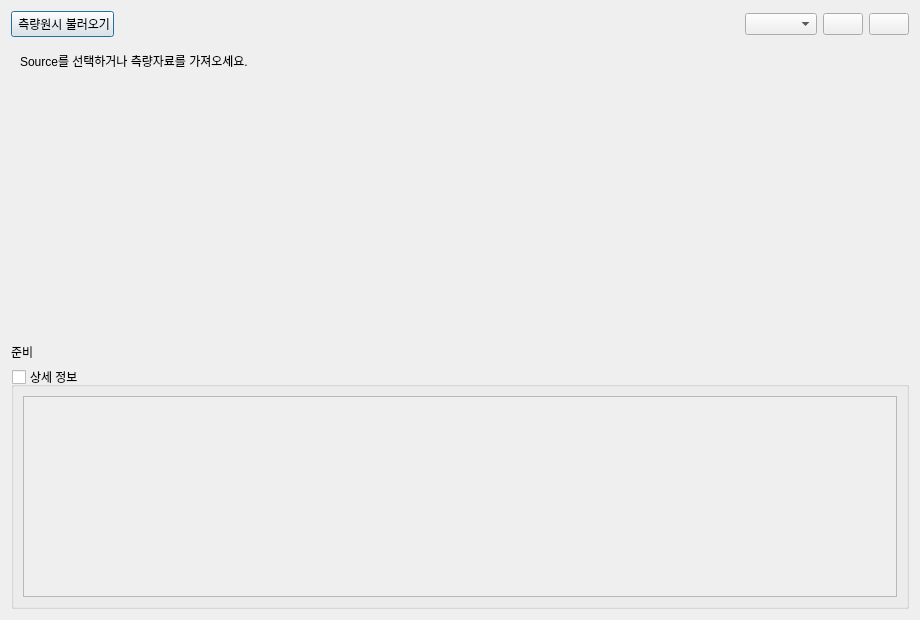
<?xml version="1.0" encoding="UTF-8"?>
<ui version="4.0">
 <class>SurveyMainPopup</class>
 <widget class="QDialog" name="SurveyMainPopup">
  <property name="geometry">
   <rect>
    <x>0</x>
    <y>0</y>
    <width>920</width>
    <height>620</height>
   </rect>
  </property>
  <property name="minimumSize">
   <size>
    <width>920</width>
    <height>620</height>
   </size>
  </property>
  <property name="windowTitle">
   <string>GeoFlow Survey</string>
  </property>
  <layout class="QVBoxLayout" name="verticalLayout">
   <item>
    <layout class="QHBoxLayout" name="headerLayout">
     <item>
      <widget class="QPushButton" name="importButton">
       <property name="text">
        <string> 측량원시 불러오기</string>
       </property>
       <property name="icon">
        <iconset resource="../../resources/tabler.qrc">
         <normaloff>:/geoflow/tabler/table-export.svg</normaloff>:/geoflow/tabler/table-export.svg</iconset>
       </property>
      </widget>
     </item>
     <item>
      <spacer name="headerSpacer">
       <property name="orientation">
        <enum>Qt::Orientation::Horizontal</enum>
       </property>
       <property name="sizeHint" stdset="0">
        <size>
         <width>40</width>
         <height>20</height>
        </size>
       </property>
      </spacer>
     </item>
     <item>
      <widget class="QComboBox" name="sourceCombo"/>
     </item>
     <item>
      <widget class="QPushButton" name="sourceRefreshButton">
       <property name="text">
        <string/>
       </property>
       <property name="icon">
        <iconset resource="../../resources/tabler.qrc">
         <normaloff>:/geoflow/tabler/refresh.svg</normaloff>:/geoflow/tabler/refresh.svg</iconset>
       </property>
      </widget>
     </item>
     <item>
      <widget class="QPushButton" name="sourceDeleteButton">
       <property name="toolTip">
        <string>서버 삭제 가능 여부를 먼저 확인한 뒤 삭제합니다.</string>
       </property>
       <property name="text">
        <string/>
       </property>
       <property name="icon">
        <iconset resource="../../resources/tabler.qrc">
         <normaloff>:/geoflow/tabler/trash.svg</normaloff>:/geoflow/tabler/trash.svg</iconset>
       </property>
      </widget>
     </item>
    </layout>
   </item>
   <item>
    <layout class="QHBoxLayout" name="bodyLayout">
     <item>
      <widget class="QStackedWidget" name="pages">
       <widget class="QWidget" name="homePage">
        <layout class="QVBoxLayout">
         <item>
          <widget class="QLabel" name="recentSourceLabel">
           <property name="text">
            <string>Source를 선택하거나 측량자료를 가져오세요.</string>
           </property>
           <property name="wordWrap">
            <bool>true</bool>
           </property>
          </widget>
         </item>
         <item>
          <spacer name="homeSpacer">
           <property name="orientation">
            <enum>Qt::Orientation::Vertical</enum>
           </property>
           <property name="sizeHint" stdset="0">
            <size>
             <width>20</width>
             <height>40</height>
            </size>
           </property>
          </spacer>
         </item>
        </layout>
       </widget>
       <widget class="QWidget" name="pointsPage">
        <layout class="QVBoxLayout">
         <item>
          <widget class="QTableWidget" name="pointsTable">
           <property name="selectionMode">
            <enum>QAbstractItemView::SelectionMode::ExtendedSelection</enum>
           </property>
           <property name="selectionBehavior">
            <enum>QAbstractItemView::SelectionBehavior::SelectRows</enum>
           </property>
          </widget>
         </item>
         <item>
          <layout class="QHBoxLayout">
           <item>
            <widget class="QPushButton" name="pointsRefreshButton">
             <property name="text">
              <string>측량점 새로고침</string>
             </property>
            </widget>
           </item>
          </layout>
         </item>
        </layout>
       </widget>
       <widget class="QWidget" name="mappingPage">
        <layout class="QVBoxLayout">
         <item>
          <widget class="QTabWidget" name="mappingTabs">
           <widget class="QWidget" name="normalizationTab">
            <attribute name="title">
             <string>코드 정규화</string>
            </attribute>
            <layout class="QVBoxLayout">
             <item>
              <widget class="QTableWidget" name="normalizationTable"/>
             </item>
             <item>
              <widget class="QPushButton" name="saveNormalizationButton">
               <property name="text">
                <string>정규화 설정 저장</string>
               </property>
              </widget>
             </item>
            </layout>
           </widget>
           <widget class="QWidget" name="facilityMappingTab">
            <attribute name="title">
             <string>코드/시설물 매핑</string>
            </attribute>
            <layout class="QVBoxLayout">
             <item>
              <widget class="QTableWidget" name="mappingTable"/>
             </item>
             <item>
              <layout class="QHBoxLayout">
               <item>
                <widget class="QPushButton" name="applyCodeButton">
                 <property name="text">
                  <string>같은 코드 전체 적용</string>
                 </property>
                </widget>
               </item>
               <item>
                <widget class="QPushButton" name="saveMappingButton">
                 <property name="text">
                  <string>매핑 추천 저장</string>
                 </property>
                </widget>
               </item>
              </layout>
             </item>
            </layout>
           </widget>
           <widget class="QWidget" name="storageCodeTab">
            <attribute name="title">
             <string>저장 코드</string>
            </attribute>
            <layout class="QVBoxLayout">
             <item>
              <widget class="QTableWidget" name="storageCodeTable"/>
             </item>
            </layout>
           </widget>
           <widget class="QWidget" name="depthCreateTab">
            <attribute name="title">
             <string>심도 생성 리스트</string>
            </attribute>
            <layout class="QVBoxLayout" name="depthCreateLayout"/>
           </widget>
          </widget>
         </item>
        </layout>
       </widget>
       <widget class="QWidget" name="featurePage">
        <layout class="QVBoxLayout">
         <item>
          <layout class="QHBoxLayout" name="creationModeLayout">
           <item>
            <widget class="QLabel" name="creationModeLabel">
             <property name="text">
              <string>생성방식</string>
             </property>
            </widget>
           </item>
           <item>
            <widget class="QComboBox" name="creationModeCombo">
             <property name="toolTip">
              <string>시설물 + 심도 동시 생성은 노출관로 측량 코드 L3에서만 사용할 수 있습니다.</string>
             </property>
            </widget>
           </item>
           <item>
            <spacer name="creationModeSpacer">
             <property name="orientation">
              <enum>Qt::Orientation::Horizontal</enum>
             </property>
             <property name="sizeHint" stdset="0">
              <size>
               <width>40</width>
               <height>20</height>
              </size>
             </property>
            </spacer>
           </item>
          </layout>
         </item>
         <item>
          <widget class="QLabel" name="featureNotice">
           <property name="text">
            <string>확정시설물과 생성상태를 확인한 뒤 선택 시설물을 생성합니다.</string>
           </property>
           <property name="wordWrap">
            <bool>true</bool>
           </property>
          </widget>
         </item>
         <item>
          <widget class="QTableWidget" name="featureTable"/>
         </item>
         <item>
          <layout class="QHBoxLayout">
           <item>
            <widget class="QPushButton" name="createOneButton">
             <property name="visible">
              <bool>false</bool>
             </property>
             <property name="toolTip">
              <string>보조 기능: 현재 한 행만 Dynamic Form 초안으로 생성합니다. 자동 저장·동기화하지 않습니다.</string>
             </property>
             <property name="text">
              <string>현재 행 시설물 생성</string>
             </property>
            </widget>
           </item>
           <item>
            <widget class="QPushButton" name="stopQueueButton">
             <property name="enabled">
              <bool>false</bool>
             </property>
             <property name="visible">
              <bool>false</bool>
             </property>
             <property name="text">
              <string>생성 큐 중단</string>
             </property>
            </widget>
           </item>
           <item>
            <widget class="QPushButton" name="createBatchButton">
             <property name="toolTip">
              <string>체크한 모든 측량점을 하나의 온라인 저장으로 생성합니다.</string>
             </property>
             <property name="text">
              <string>선택 시설물 생성</string>
             </property>
            </widget>
           </item>
          </layout>
         </item>
        </layout>
       </widget>
      </widget>
     </item>
    </layout>
   </item>
   <item>
    <widget class="QLabel" name="statusLabel">
     <property name="text">
      <string>준비</string>
     </property>
     <property name="wordWrap">
      <bool>true</bool>
     </property>
    </widget>
   </item>
   <item>
    <widget class="QGroupBox" name="debugGroup">
     <property name="visible">
      <bool>false</bool>
     </property>
     <property name="title">
      <string>상세 정보</string>
     </property>
     <property name="checkable">
      <bool>true</bool>
     </property>
     <property name="checked">
      <bool>false</bool>
     </property>
     <layout class="QVBoxLayout">
      <item>
       <widget class="QPlainTextEdit" name="debugText">
        <property name="readOnly">
         <bool>true</bool>
        </property>
       </widget>
      </item>
     </layout>
    </widget>
   </item>
  </layout>
 </widget>
 <resources>
  <include location="../../resources/tabler.qrc"/>
 </resources>
 <connections/>
</ui>
